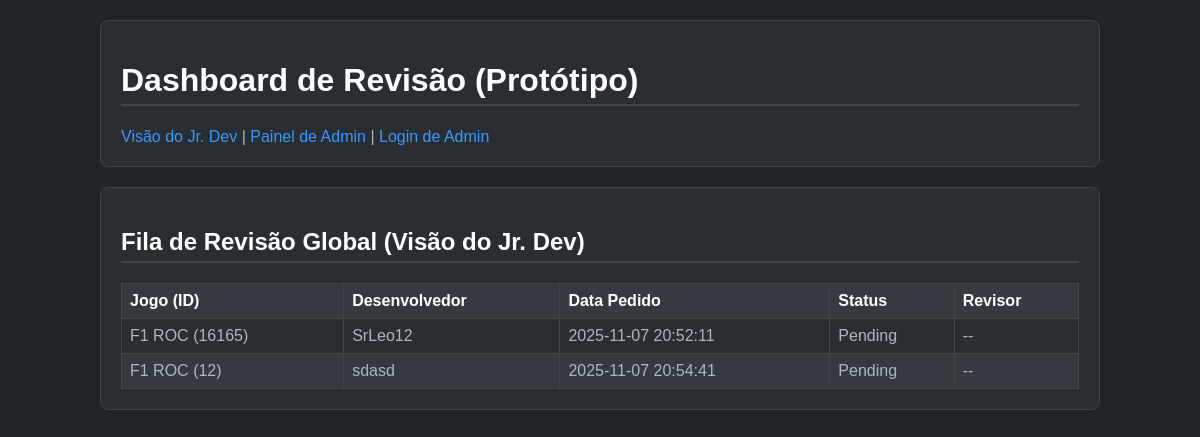
Before: / with the older database file.
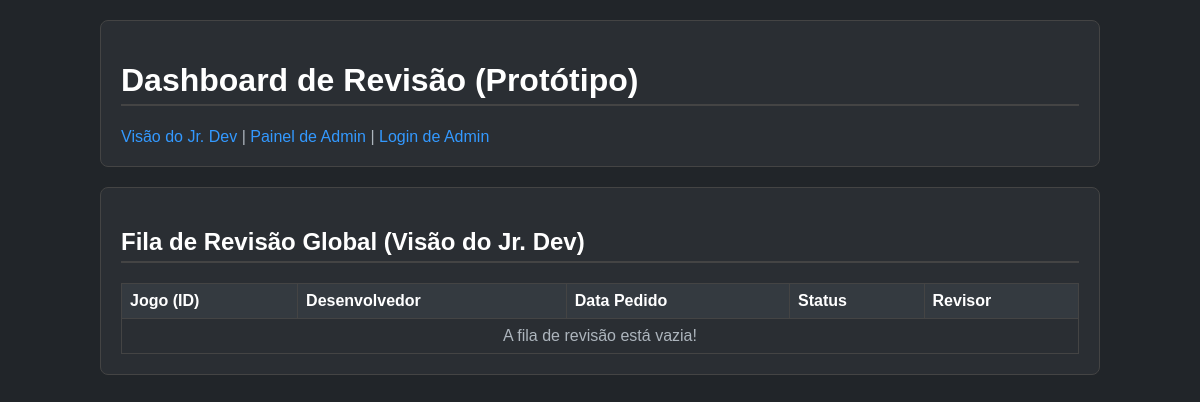
After: the same page with the newer database file.
### tables this page shows
CREATE TABLE review_queue (
    id INTEGER PRIMARY KEY AUTOINCREMENT,
    game_id INTEGER NOT NULL,
    game_name TEXT NOT NULL,
    developer_username TEXT NOT NULL,
    date_requested TIMESTAMP NOT NULL DEFAULT CURRENT_TIMESTAMP,
    status TEXT NOT NULL DEFAULT 'Pending',
    reviewer_username TEXT
);

### app.py (the view)
@app.route('/')
def index():
    db = get_db()
    queue_items = db.execute(
        'SELECT * FROM review_queue ORDER BY date_requested ASC'
    ).fetchall()
    return render_template('index.html', queue=queue_items)

### app.py (called while the page is built)
def get_db():
    db = getattr(g, '_database', None)
    if db is None:
        db = g._database = sqlite3.connect(DATABASE)
        db.row_factory = sqlite3.Row
    return db

@app.teardown_appcontext
def close_connection(exception):
    db = getattr(g, '_database', None)
    if db is not None:
        db.close()

### templates/index.html (shortened to what this page needs)
{% extends "layout.html" %}
{% block content %}
    <h2>Fila de Revisão Global (Visão do Jr. Dev)</h2>
    <table>
        <thead>
            <tr>
                <th>Jogo (ID)</th>
                <th>Desenvolvedor</th>
                <th>Data Pedido</th>
                <th>Status</th>
                <th>Revisor</th>
            </tr>
        </thead>
        <tbody>
            {% if not queue %}
                <tr>
                    <td colspan="5" style="text-align: center;">A fila de revisão está vazia!</td>
                </tr>
            {% else %}
                {% for item in queue %}
                    <tr>
                        <td>{{ item['game_name'] }} ({{ item['game_id'] }})</td>
                        <td>{{ item['developer_username'] }}</td>
                        <td>{{ item['date_requested'] }}</td>
                        <td>{{ item['status'] }}</td>
                        <td>{{ item['reviewer_username'] or '--' }}</td>
                    </tr>
                {% endfor %}
            {% endif %}
        </tbody>
    </table>
{% endblock %}

### templates/layout.html (shortened to what this page needs)
<!DOCTYPE html>
<html lang="en">
<head>
    <link rel="stylesheet" href="{{ url_for('static', filename='style.css') }}">
</head>
<body>
    <div class="container">
        <div class="content-box">
            <h1>Dashboard de Revisão (Protótipo)</h1>
            <nav>
                <a href="/">Visão do Jr. Dev</a> |
                <a href="/admin">Painel de Admin</a>
                {% if session['username'] %}
                    | <span>Logado como: {{ session['username'] }} (<a href="/logout">Logout</a>)</span>
                {% else %}
                    | <a href="/login">Login de Admin</a>
                {% endif %}
            </nav>
        </div>
        <div class="content-box">
            <main>
                {% block content %}{% endblock %}
            </main>
        </div>
    </div> </body>
</html>

### static/style.css (style rules this page uses)
body { font-family: Arial, sans-serif; background-color: #212529; color: #adb5bd; margin: 0; padding: 20px; }
h1, h2, h3 { color: #ffffff; border-bottom: 2px solid #444; padding-bottom: 5px; }
a { color: #3399ff; text-decoration: none; }
.container { max-width: 1000px; margin: 0 auto; }
.content-box { background-color: #2a2e33; border: 1px solid #444; border-radius: 8px; padding: 20px; margin-bottom: 20px; }
table { border-collapse: collapse; width: 100%; margin-top: 20px; }
th, td { border: 1px solid #444; padding: 8px; text-align: left; }
th { background-color: #343a40; color: #fff; }

Changed rows visible on the page:
removed review_queue: game_name "F1 ROC", game_id "16165", developer_username "SrLeo12", date_requested "2025-11-07 20:52:11", status "Pending", item "--"
removed review_queue: game_name "F1 ROC", game_id "12", developer_username "sdasd", date_requested "2025-11-07 20:54:41", status "Pending", item "--"
Other visible differences:
text now shown: "A fila de revisão está vazia!"
